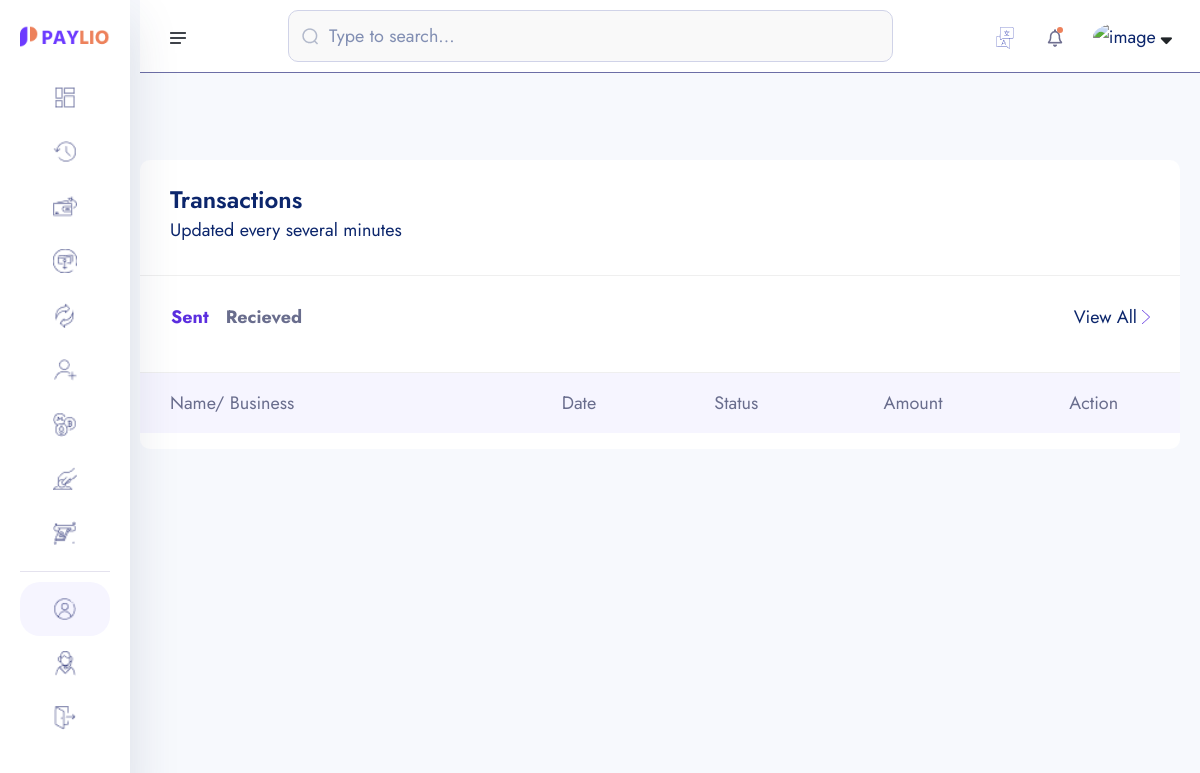
The page /transactions/ (signed in) on the database as committed earlier.
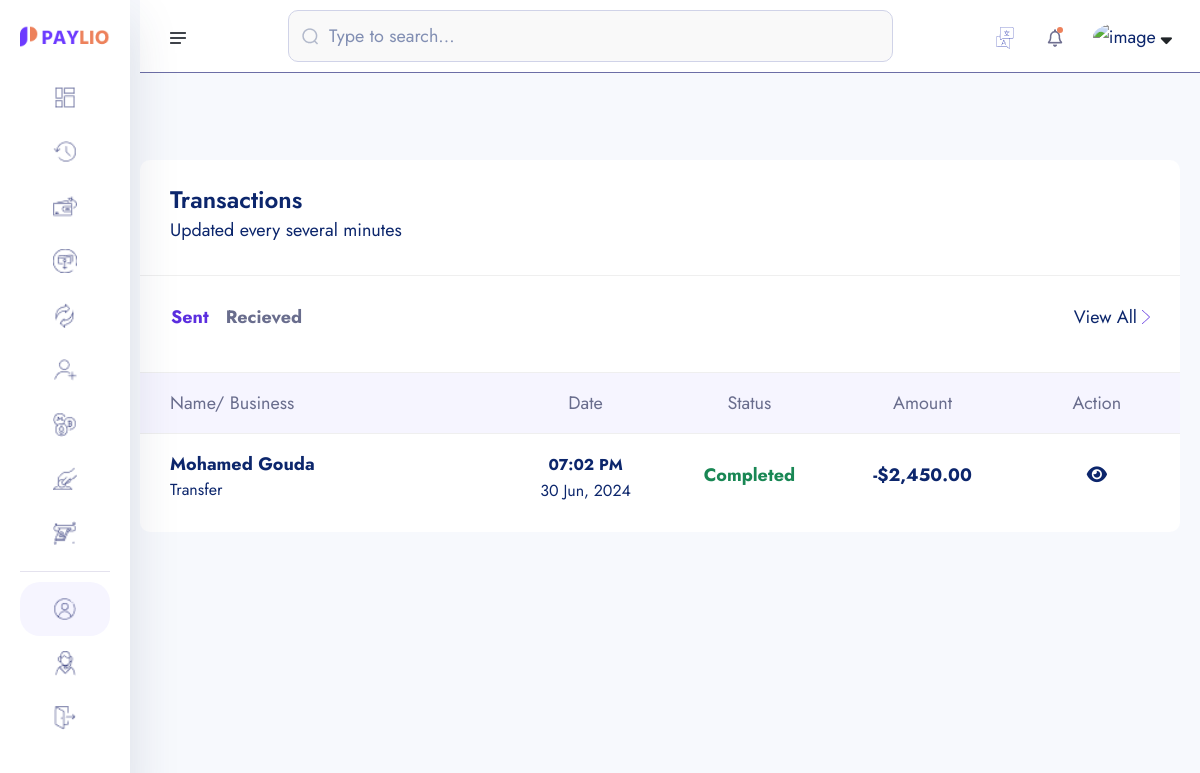
The same page on the database as committed later.
### core/models.py (models this page shows, shortened)
class Transaction (models.Model):
    transaction_id = ShortUUIDField(unique=True, length=15, max_length=20, prefix="TRN")
    user = models.ForeignKey(User, related_name="user", on_delete=models.SET_NULL, blank=True, null=True)
    amount = models.DecimalField(max_digits=12, decimal_places=2, default=0.00)
    description = models.CharField(max_length=500)
    reciever = models.ForeignKey(User, related_name="reciever", on_delete=models.SET_NULL, null=True)
    sender = models.ForeignKey(User, related_name="sender", on_delete=models.SET_NULL, null=True)
    reciever_account = models.ForeignKey(Account, related_name="reciever_account", on_delete=models.SET_NULL, null=True)
    sender_account = models.ForeignKey(Account, related_name="sender_account", on_delete=models.SET_NULL, null=True)
    status = models.CharField(choices=TRANSACTION_STATUS, max_length=100, default="pending")
    transaction_type = models.CharField(choices=TRANSACTION_TYPE, max_length=100, default="none")
    date = models.DateTimeField(auto_now_add=True)
    updated = models.DateTimeField(auto_now_add=False, null=True, blank=True)

### userauths/models.py (models this page shows, shortened)
class User(AbstractUser):
    username = models.CharField(max_length=100)
    email = models.EmailField(unique=True)
    is_staff = models.BooleanField(default=False)
    is_supperuser = models.BooleanField(default=False)
    USERNAME_FIELD = 'email'
    REQUIRED_FIELDS = ['username']

### account/models.py (models this page shows, shortened)
class KYC(models.Model):
    id = models.UUIDField(primary_key=True, unique=True, default=uuid.uuid4, editable=False)
    user = models.OneToOneField(User, on_delete= models.CASCADE)
    account = models.OneToOneField(Account, on_delete= models.CASCADE,null=True, blank=True)
    full_name = models.CharField(max_length=1000)
    image = models.ImageField(upload_to="kyc", default="kyc/default.jpg")
    marrital_status = models.CharField(choices=MARITAL_STATUS, max_length=40)
    gender = models.CharField(choices=GENDER, max_length=40)
    identity_type = models.CharField(choices=IDENTY_TYPE, max_length=140)
    identity_image = models.ImageField(upload_to="kyc", null=True, blank=True)
    date_of_birth = models.DateField(auto_now_add=False)
    signature = models.ImageField(upload_to="kyc")
    country = models.CharField(max_length=100)
    state = models.CharField(max_length=100)
    city = models.CharField(max_length=100)
    mobile = models.CharField(max_length=100)
    fax = models.CharField(max_length=100)
    date = models.DateTimeField(auto_now_add=True)

### core/transaction.py (the view)
# urls.py: path('transactions/', transaction.transaction_lists, name='transactions'),
@login_required
def transaction_lists(request):
    sender_transaction = Transaction.objects.filter(sender=request.user).order_by('-id')
    reciever_transaction = Transaction.objects.filter(reciever=request.user).order_by('-id')
    context = {
        'sender_transaction': sender_transaction,
        'reciever_transaction': reciever_transaction,
    }
    return render(request, 'transaction/transaction-list.html', context)

### templates/transaction/transaction-list.html (shortened to what the changed rows need)
{% extends 'partials/dashboard-base.html' %}
{% load static %}
{% load humanize %}
{% block content %}
    <section class="dashboard-section body-collapse">
        <div class="overlay pt-120">
            <div class="container-fruid">
                <div class="row">
                    <div class="col-xl-12 col-lg-7">
                        <div class="section-content">
                            <div class="transactions-area mt-40">
                                <div class="tab-content mt-40">
                                    <div class="tab-pane fade show active" id="sent" role="tabpanel" aria-labelledby="sent-tab">
                                        <div class="table-responsive">
                                            <table class="table">
                                                <thead>
                                                    <tr>
                                                        <th scope="col">Name/ Business</th>
                                                        <th scope="col">Date</th>
                                                        <th scope="col">Status</th>
                                                        <th scope="col">Amount</th>
                                                        <th scope="col">Action</th>
                                                    </tr>
                                                </thead>
                                                <tbody>
                                                    {% for sender in sender_transaction %}
                                                        <tr data-bs-toggle="modal" data-bs-target="#transactionsMod">
                                                            <th scope="row">
                                                                <p>{{ sender.reciever.kyc.full_name }}</p>
                                                                <p class="mdr">{{ sender.transaction_type|title }}</p>
                                                            </th>
                                                            <td>
                                                                <p><small>{{ sender.date|date:"h:i A" }}</small></p>
                                                                <p class="mdr">{{ sender.date|date:"d M, Y" }}</p>
                                                            </td>
                                                            <td>
                                                                {% if sender.status == 'failed' %}
                                                                    <p class="text-danger">{{ sender.status|title }}</p>
                                                                {% elif sender.status == 'completed' %}
                                                                    <p class="text-success">{{ sender.status|title }}</p>
                                                                {% elif sender.status == 'pending' %}
                                                                    <p class="inprogress">{{ sender.status|title }}</p>
                                                                {% elif sender.status == 'processing' %}
                                                                    <p class="inprogress">{{ sender.status|title }}</p>
                                                                {% endif %}
                                                            </td>
                                                            <td>
                                                                <p>-${{ sender.amount|intcomma }}</p>
                                                            </td>
                                                            <td>
                                                                <a href="{% url 'core:transaction-detail' sender.transaction_id %}" class=""><i class="fas fa-eye"></i></a>
                                                            </td>
                                                        </tr>
                                                    {% endfor %}
                                                </tbody>
                                            </table>
                                        </div>
                                    </div>
                                </div>
                            </div>
                        </div>
                    </div>
                </div>
            </div>
        </div>
    </section>
{% endblock content %}

Rows that differ between the two databases and show on the page:
added Transaction: reciever.kyc.full_name "Mohamed Gouda", transaction_type "Transfer", date "07:02 PM", date "30 Jun, 2024", status "Completed", amount "2,450.00"
